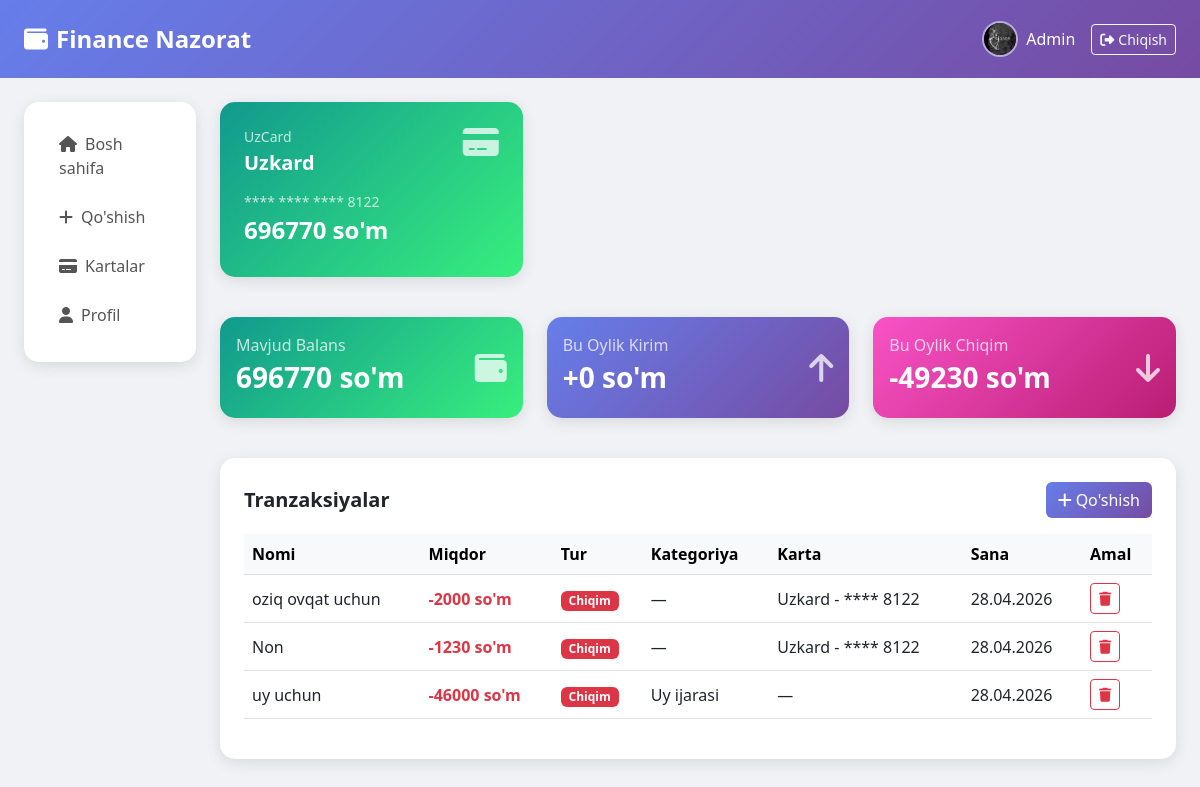
The app's page / (signed in) with its own data.
### transactions/models.py (models this page shows, shortened)
class Profile(models.Model):
    user = models.OneToOneField(User, on_delete=models.CASCADE)
    phone = models.CharField(max_length=15, blank=True)
    bio = models.TextField(blank=True)
    avatar = models.ImageField(upload_to='avatars/', blank=True, null=True)
    created_at = models.DateField(auto_now_add=True)

class Card(models.Model):
    CARD_TYPES = [
        ('uzcard', 'UzCard'),
        ('humo', 'Humo'),
        ('visa', 'Visa'),
        ('mastercard', 'Mastercard'),
    ]
    user = models.ForeignKey(User, on_delete=models.CASCADE)
    name = models.CharField(max_length=100)
    card_number = models.CharField(max_length=16)
    balance = models.DecimalField(max_digits=12, decimal_places=2, default=0)
    card_type = models.CharField(max_length=20, choices=CARD_TYPES)
    is_active = models.BooleanField(default=True)
    created_at = models.DateField(auto_now_add=True)
    def __str__(self):
        return f"{self.name} - **** {self.card_number[-4:]}"
    class Meta:
        ordering = ['-created_at']

class Transaction(models.Model):
    TYPE_CHOICES = [
        ('income', 'Kirim'),
        ('expense', 'Chiqim'),
    ]
    user = models.ForeignKey(User, on_delete=models.CASCADE)
    card = models.ForeignKey(Card, on_delete=models.SET_NULL, null=True, blank=True)
    title = models.CharField(max_length=200)
    amount = models.DecimalField(max_digits=10, decimal_places=2)
    type = models.CharField(max_length=10, choices=TYPE_CHOICES)
    category = models.ForeignKey(Category, on_delete=models.SET_NULL, null=True, blank=True)
    created_at = models.DateField(auto_now_add=True)
    description = models.TextField(blank=True)
    class Meta:
        ordering = ['-created_at']

class Category(models.Model):
    name = models.CharField(max_length=100)
    def __str__(self):
        return self.name

### transactions/views.py (the view)
# urls.py: path('', views.index, name='index'),
@login_required
def index(request):
    transactions = Transaction.objects.filter(user=request.user)
    cards = Card.objects.filter(user=request.user, is_active=True)
    total_card_balance = cards.aggregate(Sum('balance'))['balance__sum']
    if total_card_balance is None:
        total_card_balance = 0
    today = date.today()
    this_month = transactions.filter(
        created_at__month=today.month,
        created_at__year=today.year
    )
    month_income = this_month.filter(type='income').aggregate(Sum('amount'))['amount__sum']
    if month_income is None:
        month_income = 0
    month_expense = this_month.filter(type='expense').aggregate(Sum('amount'))['amount__sum']
    if month_expense is None:
        month_expense = 0
    context = {
        'transactions': transactions,
        'cards': cards,
        'balance': total_card_balance,
        'month_income': month_income,
        'month_expense': month_expense,
    }
    return render(request, 'transactions/index.html', context)

### transactions/templates/transactions/index.html (shortened to what this page needs)
{% extends 'transactions/base.html' %}
{% block content %}
{% if cards %}
<div class="row mb-4">
    {% for card in cards %}
    <div class="col-md-4 mb-3">
        <div class="card text-white p-4"
             style="background: linear-gradient(135deg,
             {% if card.card_type == 'uzcard' %}#11998e, #38ef7d
             {% elif card.card_type == 'humo' %}#f953c6, #b91d73
             {% elif card.card_type == 'visa' %}#1a1a2e, #16213e
             {% else %}#f7971e, #ffd200{% endif %});">
            <div class="d-flex justify-content-between">
                <div>
                    <p class="mb-1 opacity-75 small">{{ card.get_card_type_display }}</p>
                    <h5 class="fw-bold">{{ card.name }}</h5>
                </div>
                <i class="fas fa-credit-card fa-2x opacity-75"></i>
            </div>
            <p class="mt-2 mb-1 opacity-75 small">**** **** **** {{ card.card_number|slice:"-4:" }}</p>
            <h4 class="fw-bold">{{ card.balance|floatformat:0 }} so'm</h4>
        </div>
    </div>
    {% endfor %}
</div>
{% endif %}
<div class="row mb-4">
    <div class="col-md-4 mb-3">
        <div class="card text-white p-3" style="background: linear-gradient(135deg, #11998e, #38ef7d);">
            <div class="d-flex justify-content-between align-items-center">
                <div>
                    <p class="mb-1 opacity-75">Mavjud Balans</p>
                    <h3 class="fw-bold">{{ balance|floatformat:0 }} so'm</h3>
                </div>
                <i class="fas fa-wallet fa-2x opacity-75"></i>
            </div>
        </div>
    </div>
    <div class="col-md-4 mb-3">
        <div class="card text-white p-3" style="background: linear-gradient(135deg, #667eea, #764ba2);">
            <div class="d-flex justify-content-between align-items-center">
                <div>
                    <p class="mb-1 opacity-75">Bu Oylik Kirim</p>
                    <h3 class="fw-bold">+{{ month_income|floatformat:0 }} so'm</h3>
                </div>
                <i class="fas fa-arrow-up fa-2x opacity-75"></i>
            </div>
        </div>
    </div>
    <div class="col-md-4 mb-3">
        <div class="card text-white p-3" style="background: linear-gradient(135deg, #f953c6, #b91d73);">
            <div class="d-flex justify-content-between align-items-center">
                <div>
                    <p class="mb-1 opacity-75">Bu Oylik Chiqim</p>
                    <h3 class="fw-bold">-{{ month_expense|floatformat:0 }} so'm</h3>
                </div>
                <i class="fas fa-arrow-down fa-2x opacity-75"></i>
            </div>
        </div>
    </div>
</div>
<div class="card p-4">
    <div class="d-flex justify-content-between align-items-center mb-3">
        <h5 class="fw-bold mb-0">Tranzaksiyalar</h5>
        <a href="{% url 'add_transaction' %}" class="btn btn-primary">
            <i class="fas fa-plus me-1"></i>Qo'shish
        </a>
    </div>
    <table class="table table-hover align-middle">
        <thead class="table-light">
            <tr>
                <th>Nomi</th>
                <th>Miqdor</th>
                <th>Tur</th>
                <th>Kategoriya</th>
                <th>Karta</th>
                <th>Sana</th>
                <th>Amal</th>
            </tr>
        </thead>
        <tbody>
            {% for t in transactions %}
            <tr>
                <td>{{ t.title }}</td>
                <td class="{% if t.type == 'income' %}text-success{% else %}text-danger{% endif %} fw-bold">
                    {% if t.type == 'income' %}+{% else %}-{% endif %}{{ t.amount|floatformat:0 }} so'm
                </td>
                <td>
                    {% if t.type == 'income' %}
                    <span class="badge bg-success">Kirim</span>
                    {% else %}
                    <span class="badge bg-danger">Chiqim</span>
                    {% endif %}
                </td>
                <td>{{ t.category|default:"—" }}</td>
                <td>{{ t.card|default:"—" }}</td>
                <td>{{ t.created_at|date:"d.m.Y" }}</td>
                <td>
                    <a href="{% url 'delete_transaction' t.pk %}"
                       class="btn btn-sm btn-outline-danger"
                       onclick="return confirm('O\'chirishni xohlaysizmi?')">
                        <i class="fas fa-trash"></i>
                    </a>
                </td>
            </tr>
            {% endfor %}
        </tbody>
    </table>
</div>
{% endblock %}

### transactions/templates/transactions/base.html (shortened to what this page needs)
<!DOCTYPE html>
<html lang="uz">
<head>
    <link href="https://cdn.jsdelivr.net/npm/bootstrap@5.3.0/dist/css/bootstrap.min.css" rel="stylesheet">
    <link href="https://cdnjs.cloudflare.com/ajax/libs/font-awesome/6.4.0/css/all.min.css" rel="stylesheet">
</head>
<body>
<nav class="navbar navbar-dark px-4 py-3">
    <a class="navbar-brand fw-bold fs-4" href="{% url 'index' %}">
        <i class="fas fa-wallet me-2"></i>Finance Nazorat
    </a>
    {% if user.is_authenticated %}
    <div class="d-flex align-items-center gap-3">
        <a href="{% url 'profile' %}" class="d-flex align-items-center gap-2 text-white text-decoration-none">
            {% if user.profile.avatar %}
            <img src="{{ user.profile.avatar.url }}"
                 style="width:36px;height:36px;border-radius:50%;object-fit:cover;border:2px solid rgba(255,255,255,0.5);">
            {% else %}
            <div style="width:36px;height:36px;border-radius:50%;
                        background:rgba(255,255,255,0.2);
                        display:flex;align-items:center;justify-content:center;">
                <i class="fas fa-user"></i>
            </div>
            {% endif %}
            <span>{{ user.first_name|default:user.username }}</span>
        </a>
        <form method="POST" action="{% url 'logout' %}" class="d-inline">
            <button type="submit" class="btn btn-outline-light btn-sm">
                <i class="fas fa-sign-out-alt me-1"></i>Chiqish
            </button>
        </form>
    </div>
    {% endif %}
</nav>
<div class="container-fluid mt-4 px-4">
    <div class="row">
        {% if user.is_authenticated %}
        <div class="col-md-2 mb-4">
            <div class="sidebar">
                <a href="{% url 'index' %}">
                    <i class="fas fa-home me-2"></i>Bosh sahifa
                </a>
                <a href="{% url 'add_transaction' %}">
                    <i class="fas fa-plus me-2"></i>Qo'shish
                </a>
                <a href="{% url 'cards' %}">
                    <i class="fas fa-credit-card me-2"></i>Kartalar
                </a>
                <a href="{% url 'profile' %}">
                    <i class="fas fa-user me-2"></i>Profil
                </a>
            </div>
        </div>
        {% endif %}
        <div class="col-md-10">
            {% block content %}{% endblock %}
        </div>
    </div>
</div>
</body>
</html>

### transactions/templates/transactions/base.html (style rules this page uses)
body { background-color: #f0f2f5; }
.navbar { background: linear-gradient(135deg, #667eea, #764ba2); }
.card { border: none; border-radius: 15px; box-shadow: 0 4px 15px rgba(0,0,0,0.1); }
.btn-primary { background: linear-gradient(135deg, #667eea, #764ba2); border: none; }
.sidebar { background: white; border-radius: 15px; box-shadow: 0 4px 15px rgba(0,0,0,0.1); padding: 20px; }
.sidebar a { display: block; padding: 10px 15px; border-radius: 10px; color: #555; text-decoration: none; margin-bottom: 5px; }

### records on screen
Card: card_type "UzCard", name "Uzkard", card_number "8122", balance "696770"
Transaction: title "oziq ovqat uchun", amount "2000", type "Chiqim", category "—", card "Uzkard - **** 8122", created_at "28.04.2026"
Transaction: title "Non", amount "1230", type "Chiqim", category "—", card "Uzkard - **** 8122", created_at "28.04.2026"
Transaction: title "uy uchun", amount "46000", type "Chiqim", category "Uy ijarasi", card "—", created_at "28.04.2026"

### other values on screen
{{ user.first_name|default:user.username }} "Admin"
{{ balance|floatformat:0 }} "696770"
{{ month_income|floatformat:0 }} "0"
{{ month_expense|floatformat:0 }} "49230"
